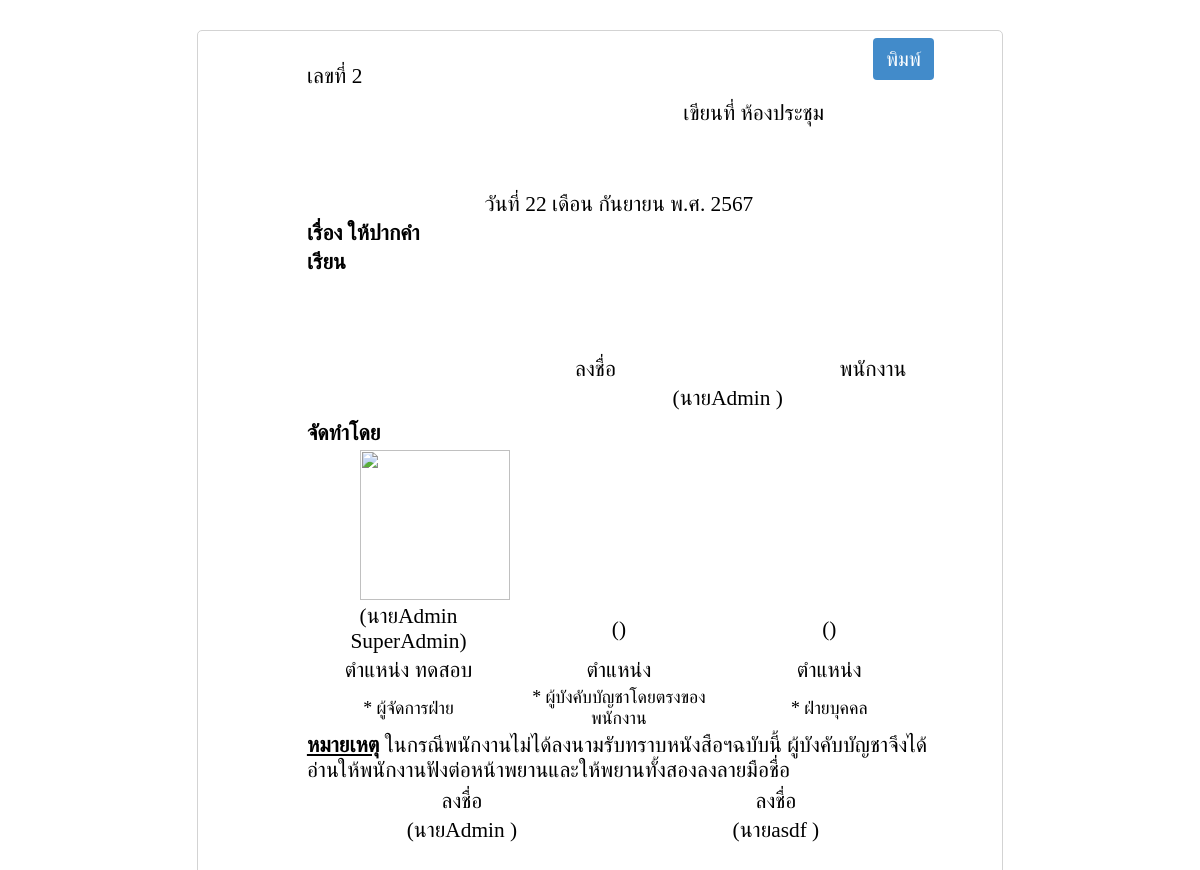
The page /view/viewLetter.php?LETTER_ID=3 (signed in) on the database its author committed.
### tables this page shows
CREATE TABLE `m_letter` (
  `letter_id` int(11) NOT NULL,
  `usr_id` int(11) DEFAULT NULL,
  `dep_id` int(11) DEFAULT NULL,
  `letter_number` varchar(50) DEFAULT NULL,
  `letter_count` int(11) DEFAULT NULL,
  `letter_year` int(11) DEFAULT NULL,
  `letter_write_address` text DEFAULT NULL,
  `letter_date` date DEFAULT NULL,
  `letter_name` text DEFAULT NULL,
  `letter_target` text DEFAULT NULL,
  `letter_detail` text DEFAULT NULL,
  `letter_status` int(11) DEFAULT NULL COMMENT '0 create\r\n1 ส่งให้ Hr\r\n2 อนุมัติ Hr\r\n3 ยกเลิก\r\n4 เสร็จสิ้น 5 ส่งกลับแก้ไข',
  `letter_reason` text DEFAULT NULL,
  `letter_type` int(11) DEFAULT NULL,
  `letter_type_name` varchar(255) DEFAULT NULL,
  `img_create` text DEFAULT NULL,
  `img_hr` text DEFAULT NULL,
  `hr_id` int(11) DEFAULT NULL,
  `hr_name` varchar(255) DEFAULT NULL,
  `hr_position` varchar(255) DEFAULT NULL,
  `hr_apporve_date` date DEFAULT NULL,
  `hr_appove_time` varchar(30) DEFAULT NULL,
  `hr_appove_status` varchar(1) DEFAULT NULL
);

CREATE TABLE `frm_target` (
  `f_id` int(11) NOT NULL,
  `usr_id` int(11) NOT NULL,
  `usr_fname` varchar(255) NOT NULL,
  `usr_lname` varchar(255) NOT NULL,
  `usr_pos_name` varchar(255) NOT NULL,
  `usr_dep_name` text NOT NULL,
  `create_date` timestamp NOT NULL DEFAULT current_timestamp() ON UPDATE current_timestamp(),
  `letter_id` int(11) NOT NULL,
  `f_status` int(11) NOT NULL COMMENT '1 เซ็นแล้ว\r\n2 ยังไม่เซ็น',
  `f_image` text NOT NULL,
  `prefix_name` varchar(255) DEFAULT NULL,
  `date_sign` date DEFAULT NULL
);

### include/db_function.php (called while the page is built, shortened)
<?php
include("connect.php");
function db_query($sql, $show_sql = 'N')
{
    global $conn;
    $array = array();
    $result = mysqli_query($conn, $sql);
    while ($obj = mysqli_fetch_assoc($result)) {
        $array[] = $obj;
    }
    return $array;
}
function db_queryFirst($sql)
{
    global $conn;
    $array = array();
    $result = mysqli_query($conn, $sql);
    while ($obj = mysqli_fetch_assoc($result)) {
        $array[] = $obj;
    }
    return $array[0];
}

### controller/letter.class.php (called while the page is built, shortened)
<?php
class Letter
{
    public static function getDataLetter(int $letter_id)
    {
        $reponse = db_queryFirst("SELECT * FROM m_letter WHERE letter_id='" . $letter_id . "'");
        return $reponse;
    }
    public static function getDataTarget(int $letter_id)
    {
        $reponse = db_query("SELECT * FROM frm_target WHERE letter_id='" . $letter_id . "'");
        return $reponse;
    }
    public static function getDataWiness(int $letter_id)
    {
        $reponse = db_query("SELECT * FROM frm_witness WHERE letter_id='" . $letter_id . "'");
        return $reponse;
    }
}

### function/function_custom.php (called while the page is built, shortened)
<?php
function convDateThai($date)
{
    $exDate = explode("-", $date);
    $thaiMonths = [
        1 => "มกราคม",
        2 => "กุมภาพันธ์",
        3 => "มีนาคม",
        4 => "เมษายน",
        5 => "พฤษภาคม",
        6 => "มิถุนายน",
        7 => "กรกฎาคม",
        8 => "สิงหาคม",
        9 => "กันยายน",
        10 => "ตุลาคม",
        11 => "พฤศจิกายน",
        12 => "ธันวาคม"
    ];
    return $exDate[2] . " เดือน " . $thaiMonths[intval($exDate[1])] . " พ.ศ. " . ($exDate[0] + 543);
}

### controller/user.class.php (called while the page is built, shortened)
<?php
class User
{
    public static function getDataUser($usrId)
    {
        $sql = "SELECT * FROM view_user WHERE 1=1  AND usr_id='$usrId'";
        $response = db_queryFirst($sql);
        return $response;
    }
}

### view/viewLetter.php (the view, shortened to what this page needs)
<?php
$dataLetter = Letter::getDataLetter($_GET['LETTER_ID']);
?>
<html lang="en">
<head>
</head>
<body class="gg">
    <div class="Section1" style="margin: 1cm 0px 55px 0px;">
        <div class="show_btn_print">
            <button type="button" class="btn_print" onclick="window.print()">พิมพ์</button>
        </div>
        <table border="0" width="100%">
            <tr>
                <td width="30%">เลขที่ <?php echo $dataLetter['letter_number']; ?></td>
                <td width="35%" align="center"></td>
                <td width="35%"></td>
            </tr>
        </table>
        <table border="0" width="100%">
            <tr>
                <td colspan="3" align="center"><strong><?php echo $dataLetter['letter_type_name']; ?></strong></td>
            </tr>
        </table>
        <table border="0" width="100%">
            <tr>
                <td width="60%"></td>
                <td width="40%" colspan="2">เขียนที่ <?php echo $dataLetter['letter_write_address']; ?></td>
            </tr>
        </table>
        <table border="0" width="100%">
            <tr>
                <td colspan="3"><br></td>
            </tr>
        </table>
        <table border="0" width="100%">
            <tr>
                <td colspan="4"><br></td>
            </tr>
            <tr>
                <td align="center" colspan="4">วันที่ <?php echo convDateThai($dataLetter['letter_date']); ?></td>
            </tr>
            <tr>
                <td colspan="4"><strong>เรื่อง <?php echo $dataLetter['letter_name']; ?></strong></td>
            </tr>
            <tr>
                <td colspan="4"><strong>เรียน</strong> <?php echo $dataLetter['letter_target']; ?></td>
            </tr>
            <tr>
                <td colspan="4"><?php echo $dataLetter['type_detail_1']; ?></td>
            </tr>
            <tr>
                <td colspan="4"><?php echo $dataLetter['type_detail_2']; ?></td>
            </tr>
            <tr>
                <td colspan="4"><?php echo $dataLetter['letter_detail']; ?></td>
            </tr>
            <tr>
                <td colspan="4">
                </td>
            </tr>
            <tr>
                <td colspan="4"><?php echo $dataLetter['type_detail_3']; ?></td>
            </tr>
            <tr>
                <td colspan="4"><br></td>
            </tr>
            <tr>
                <td colspan="4"><br></td>
            </tr>
            <?php
            $listTarget = Letter::getDataTarget($_GET['LETTER_ID']);
            $dataTarget = $listTarget[0];
            ?>
            <tr>
                <td colspan="2" width="50%" align="right">ลงชื่อ</td>
                <td width="30%" align="center">
                </td>
                <td width="20%">พนักงาน</td>
            </tr>
            <tr>
                <td colspan="2" width="50%" align="right"></td>
                <td width="30%" align="center">
                    (<?php echo $dataTarget['prefix_name'] . $dataTarget['usr_fname'] . " " . $dataTarget['usr_lname']; ?>)
                </td>
                <td width="20%"></td>
            </tr>
            <tr>
                <td colspan="2" width="50%" align="right"></td>
                <td width="35%" align="center">
                </td>
                <td width="20%"></td>
            </tr>
        </table>
        <table border="0" width="100%" style="text-align: center;">
            <tr>
                <td colspan="3" align="left"><strong>จัดทำโดย</strong></td>
            </tr>
            <tr>
                <td width="33%" align="right">
                    <img id="view_pic" src="<?php echo $dataLetter['img_create'];  ?>" style="width: 150px;" />
                </td>
                <td width="34%" align="center">
                </td>
                <td width="33%">
                </td>
            </tr>
            <tr>
                <td>(<?php
                        $perCreate = User::getDataUser($dataLetter['usr_id']);
                        echo $perCreate['fullname'];
                        ?>)</td>
                <td>(<?php
                        ?>)</td>
                <td>(<?php
                        echo $dataLetter['hr_name'] == "" ? "" : $dataLetter['hr_name']; ?>)</td>
            </tr>
            <tr>
                <td>ตำแหน่ง <?php echo $perCreate['pos_name']; ?></td>
                <td>ตำแหน่ง <?php echo $dataLetter['manager_pos']; ?></td>
                <td><?php
                    echo $dataLetter['hr_position'] == "" ? "ตำแหน่ง" : "ตำแหน่ง " . $dataLetter['hr_position']; ?></td>
            </tr>
            <tr>
                <td><small>* ผู้จัดการฝ่าย</small></td>
                <td><small>* ผู้บังคับบัญชาโดยตรงของพนักงาน</small></td>
                <td><small>* ฝ่ายบุคคล</small></td>
            </tr>
            <tr>
                <td colspan="3" style="text-align:left;"><u><strong>หมายเหตุ</strong></u> ในกรณีพนักงานไม่ได้ลงนามรับทราบหนังสือฯฉบับนี้ ผู้บังคับบัญชาจึงได้อ่านให้พนักงานฟังต่อหน้าพยานและให้พยานทั้งสองลงลายมือชื่อ</td>
            </tr>
        </table>
        <table width="100%" border="0">
            <?php
            $listTarget = Letter::getDataWiness($_GET['LETTER_ID']);
            $arrayTarget = [];
            $index = 0;
            $mod = 1;
            $index2 = 0;
            foreach ($listTarget as $key => $value) {
                $arrayTarget[$index][0][$index2] = [
                    'f_image' => $value['f_image']
                ];
                $arrayTarget[$index][1][$index2] = [
                    "fullname" => $value['prefix_name'] . $value['usr_fname'] . ' ' . $value['usr_lname'],
                ];
                $arrayTarget[$index][2][$index2] = [
                    'date_sign' => $value['date_sign'],
                ];
                if ($mod % 2 == 0) {
                    $index++;
                }
                $index2++;
                $mod++;
            }
            ?>
            <?php
            for ($i = 0; $i <=  count($arrayTarget); $i++) {
                foreach ($arrayTarget[$i] as $key => $value) {
                    echo "<tr>";
                    for ($x = 0; $x <= count($value); $x++) {
                        foreach ($value[$x] as $key2 => $value2) {
            ?>
                            <?php
                            if ($key2 == 'f_image') {
                            ?>
                                <td colspan="2" align="center" width="50%">ลงชื่อ
                                </td>
                            <?php
                            } else  if ($key2 == 'fullname') {
                            ?>
                                <td colspan="2" align="center" width="50%">(<?php echo $value2; ?>)</td>
                            <?php
                            } else  if ($key2 == 'date_sign') {
                            ?>
                                <td colspan="2" align="center"><?php echo $value2 == "" ? "<br>" : "(" . db2Date($value2) . ")"; ?></td>
                            <?php
                            }
                            ?>
            <?php
                        }
                    }
                    echo "</tr>";
                }
            }
            ?>
        </table>
    </div>
</body>
</html>

### view/viewLetter.php (style rules this page uses)
div.Section1 { page: Section1; }
body { counter-reset: section; font-family: "TH SarabunIT๙" !important; }
body.gg { width: 630px; height: auto; min-height: 21cm; padding: 0.1cm 1.8cm 2cm 2.8cm; margin: 0.5cm auto; border: 1px #D3D3D3 solid; border-radius: 5px; background: white; box-shadow: 0 0 0px rgba(0, 0, 0, 0); margin-top: 30px; margin-bottom: 30px; font-size: 16pt; line-height: 6.5mm; }
table { font-size: 16pt !important; }
.show_btn_print { display: none; }
.show_btn_print { text-align: right; margin: -40px 0px 0px 0px; }
.btn_print { display: inline-block; padding: 6px 12px; margin-bottom: -0.5cm; margin-top: 5px; font-size: 15pt; font-weight: normal; line-height: 1.428571429; text-align: center; white-space: nowrap; vertical-align: top; cursor: pointer; border: 1px solid transparent; border-radius: 4px; -webkit-user-select: none; color: #ffffff; background-color: #428bca; }

### rows shown on the page
m_letter: letter_number "2", letter_write_address "ห้องประชุม", letter_date "22 เดือน กันยายน พ.ศ. 2567", letter_name "ให้ปากคำ"
frm_target: prefix_name "นาย", usr_fname "Admin"

### other values the page prints
$perCreate['fullname'] "นายAdmin SuperAdmin"
$perCreate['pos_name'] "ทดสอบ"
$value2 "นายAdmin"
$value2 "นายasdf"
